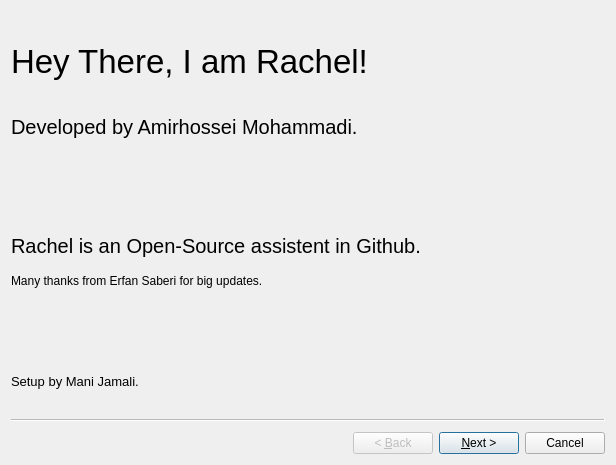
<?xml version="1.0" encoding="UTF-8"?>
<ui version="4.0">
 <class>frmSetup</class>
 <widget class="QWizard" name="frmSetup">
  <property name="geometry">
   <rect>
    <x>0</x>
    <y>0</y>
    <width>616</width>
    <height>465</height>
   </rect>
  </property>
  <property name="windowTitle">
   <string>Rachel Installer</string>
  </property>
  <property name="styleSheet">
   <string notr="true"/>
  </property>
  <widget class="QWizardPage" name="wizardPage1">
   <property name="styleSheet">
    <string notr="true">background-image: url(setup.png);</string>
   </property>
   <widget class="QLabel" name="label_2">
    <property name="geometry">
     <rect>
      <x>0</x>
      <y>20</y>
      <width>500</width>
      <height>61</height>
     </rect>
    </property>
    <property name="font">
     <font>
      <pointsize>25</pointsize>
     </font>
    </property>
    <property name="text">
     <string>Hey There, I am Rachel!</string>
    </property>
   </widget>
   <widget class="QLabel" name="label_3">
    <property name="geometry">
     <rect>
      <x>0</x>
      <y>90</y>
      <width>500</width>
      <height>51</height>
     </rect>
    </property>
    <property name="font">
     <font>
      <pointsize>15</pointsize>
     </font>
    </property>
    <property name="text">
     <string>Developed by Amirhossei Mohammadi.</string>
    </property>
   </widget>
   <widget class="QLabel" name="label_4">
    <property name="geometry">
     <rect>
      <x>0</x>
      <y>210</y>
      <width>500</width>
      <height>50</height>
     </rect>
    </property>
    <property name="font">
     <font>
      <pointsize>15</pointsize>
     </font>
    </property>
    <property name="text">
     <string>Rachel is an Open-Source assistent in Github.</string>
    </property>
   </widget>
   <widget class="QLabel" name="label_5">
    <property name="geometry">
     <rect>
      <x>0</x>
      <y>260</y>
      <width>500</width>
      <height>20</height>
     </rect>
    </property>
    <property name="text">
     <string>Many thanks from Erfan Saberi for big updates.</string>
    </property>
   </widget>
   <widget class="QLabel" name="label_6">
    <property name="geometry">
     <rect>
      <x>0</x>
      <y>350</y>
      <width>541</width>
      <height>41</height>
     </rect>
    </property>
    <property name="font">
     <font>
      <pointsize>10</pointsize>
     </font>
    </property>
    <property name="text">
     <string>Setup by Mani Jamali.</string>
    </property>
   </widget>
  </widget>
  <widget class="QWizardPage" name="wizardPage2">
   <widget class="QLineEdit" name="leLocation">
    <property name="geometry">
     <rect>
      <x>50</x>
      <y>200</y>
      <width>395</width>
      <height>30</height>
     </rect>
    </property>
    <property name="styleSheet">
     <string notr="true"/>
    </property>
   </widget>
   <widget class="QPushButton" name="btnLocation">
    <property name="geometry">
     <rect>
      <x>450</x>
      <y>200</y>
      <width>100</width>
      <height>30</height>
     </rect>
    </property>
    <property name="styleSheet">
     <string notr="true">\</string>
    </property>
    <property name="text">
     <string>Browse</string>
    </property>
   </widget>
   <widget class="QLabel" name="label">
    <property name="geometry">
     <rect>
      <x>50</x>
      <y>180</y>
      <width>500</width>
      <height>20</height>
     </rect>
    </property>
    <property name="text">
     <string>Choose current location for install Rachel</string>
    </property>
   </widget>
   <widget class="QCheckBox" name="chpath">
    <property name="geometry">
     <rect>
      <x>50</x>
      <y>250</y>
      <width>241</width>
      <height>22</height>
     </rect>
    </property>
    <property name="text">
     <string>Add Rachel command to PATH</string>
    </property>
   </widget>
   <widget class="QCheckBox" name="chds">
    <property name="geometry">
     <rect>
      <x>50</x>
      <y>280</y>
      <width>221</width>
      <height>22</height>
     </rect>
    </property>
    <property name="text">
     <string>Create desktop shortcut</string>
    </property>
   </widget>
  </widget>
  <widget class="QWizardPage" name="wizardPage_3">
   <widget class="QLineEdit" name="leLastName">
    <property name="geometry">
     <rect>
      <x>309</x>
      <y>140</y>
      <width>241</width>
      <height>30</height>
     </rect>
    </property>
    <property name="styleSheet">
     <string notr="true"/>
    </property>
   </widget>
   <widget class="QLabel" name="label_11">
    <property name="geometry">
     <rect>
      <x>310</x>
      <y>120</y>
      <width>251</width>
      <height>20</height>
     </rect>
    </property>
    <property name="text">
     <string>Last name</string>
    </property>
   </widget>
   <widget class="QLabel" name="label_12">
    <property name="geometry">
     <rect>
      <x>50</x>
      <y>120</y>
      <width>251</width>
      <height>20</height>
     </rect>
    </property>
    <property name="text">
     <string>First name</string>
    </property>
   </widget>
   <widget class="QLabel" name="label_13">
    <property name="geometry">
     <rect>
      <x>50</x>
      <y>180</y>
      <width>241</width>
      <height>20</height>
     </rect>
    </property>
    <property name="text">
     <string>Username</string>
    </property>
   </widget>
   <widget class="QLineEdit" name="leUsername">
    <property name="geometry">
     <rect>
      <x>50</x>
      <y>200</y>
      <width>245</width>
      <height>30</height>
     </rect>
    </property>
    <property name="styleSheet">
     <string notr="true"/>
    </property>
   </widget>
   <widget class="QLineEdit" name="leFirstName">
    <property name="geometry">
     <rect>
      <x>50</x>
      <y>140</y>
      <width>245</width>
      <height>30</height>
     </rect>
    </property>
    <property name="styleSheet">
     <string notr="true"/>
    </property>
   </widget>
   <widget class="QLabel" name="label_14">
    <property name="geometry">
     <rect>
      <x>50</x>
      <y>240</y>
      <width>331</width>
      <height>20</height>
     </rect>
    </property>
    <property name="text">
     <string>Phone number</string>
    </property>
   </widget>
   <widget class="QLineEdit" name="lePhone">
    <property name="geometry">
     <rect>
      <x>50</x>
      <y>260</y>
      <width>500</width>
      <height>30</height>
     </rect>
    </property>
    <property name="styleSheet">
     <string notr="true"/>
    </property>
   </widget>
   <widget class="QLineEdit" name="leEmail">
    <property name="geometry">
     <rect>
      <x>310</x>
      <y>200</y>
      <width>241</width>
      <height>30</height>
     </rect>
    </property>
    <property name="styleSheet">
     <string notr="true"/>
    </property>
   </widget>
   <widget class="QLabel" name="label_15">
    <property name="geometry">
     <rect>
      <x>310</x>
      <y>180</y>
      <width>241</width>
      <height>20</height>
     </rect>
    </property>
    <property name="text">
     <string>Email address</string>
    </property>
   </widget>
   <zorder>leLastName</zorder>
   <zorder>label_11</zorder>
   <zorder>label_12</zorder>
   <zorder>label_13</zorder>
   <zorder>leFirstName</zorder>
   <zorder>label_14</zorder>
   <zorder>lePhone</zorder>
   <zorder>leUsername</zorder>
   <zorder>leEmail</zorder>
   <zorder>label_15</zorder>
  </widget>
 </widget>
 <resources/>
 <connections/>
</ui>
